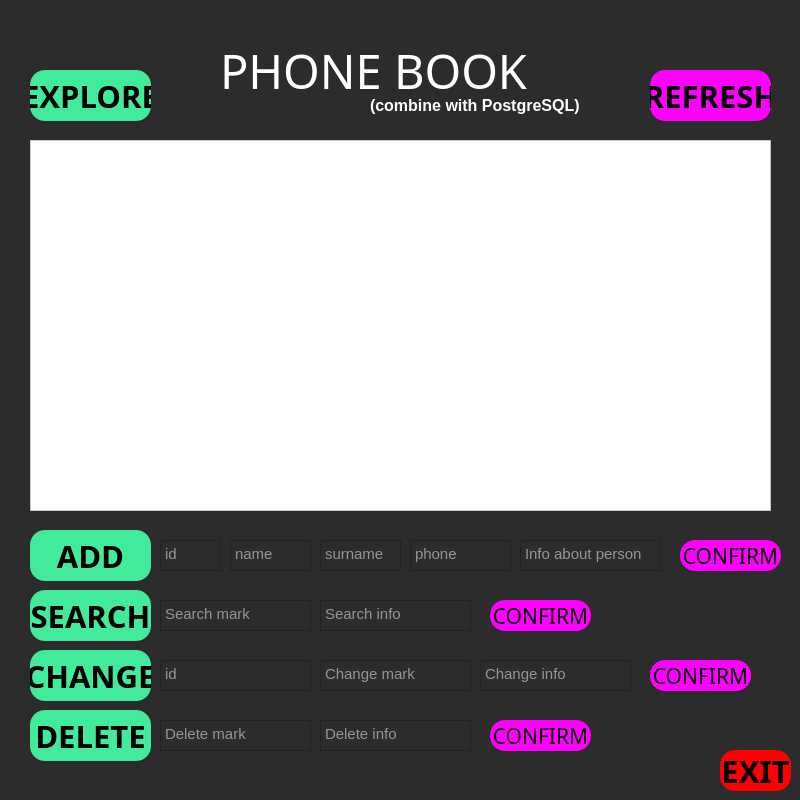
<?xml version="1.0" encoding="UTF-8"?>
<ui version="4.0">
 <class>Dialog</class>
 <widget class="QDialog" name="Dialog">
  <property name="geometry">
   <rect>
    <x>0</x>
    <y>0</y>
    <width>800</width>
    <height>800</height>
   </rect>
  </property>
  <property name="font">
   <font>
    <pointsize>11</pointsize>
   </font>
  </property>
  <property name="windowTitle">
   <string>Dialog</string>
  </property>
  <property name="styleSheet">
   <string notr="true">background-color: rgb(44, 44, 44);</string>
  </property>
  <widget class="QLabel" name="title">
   <property name="geometry">
    <rect>
     <x>220</x>
     <y>20</y>
     <width>411</width>
     <height>101</height>
    </rect>
   </property>
   <property name="font">
    <font>
     <family>Arial Black</family>
     <pointsize>35</pointsize>
    </font>
   </property>
   <property name="styleSheet">
    <string notr="true">color: rgb(255, 255, 255);
</string>
   </property>
   <property name="text">
    <string>PHONE BOOK</string>
   </property>
  </widget>
  <widget class="QPushButton" name="add_button">
   <property name="geometry">
    <rect>
     <x>30</x>
     <y>530</y>
     <width>121</width>
     <height>51</height>
    </rect>
   </property>
   <property name="font">
    <font>
     <family>Bahnschrift Condensed</family>
     <pointsize>23</pointsize>
     <bold>true</bold>
    </font>
   </property>
   <property name="styleSheet">
    <string notr="true">background-color: rgb(65, 235, 155);
border-radius: 15px;</string>
   </property>
   <property name="text">
    <string>ADD</string>
   </property>
  </widget>
  <widget class="QLabel" name="label">
   <property name="geometry">
    <rect>
     <x>370</x>
     <y>90</y>
     <width>211</width>
     <height>31</height>
    </rect>
   </property>
   <property name="font">
    <font>
     <family>Arial</family>
     <pointsize>12</pointsize>
     <bold>true</bold>
    </font>
   </property>
   <property name="styleSheet">
    <string notr="true">color: rgb(255, 255, 255);</string>
   </property>
   <property name="text">
    <string>(combine with PostgreSQL)</string>
   </property>
  </widget>
  <widget class="QTableWidget" name="tableWidget">
   <property name="geometry">
    <rect>
     <x>30</x>
     <y>140</y>
     <width>741</width>
     <height>371</height>
    </rect>
   </property>
   <property name="styleSheet">
    <string notr="true">background-color: rgb(255, 255, 255);</string>
   </property>
  </widget>
  <widget class="QPushButton" name="change_button">
   <property name="geometry">
    <rect>
     <x>30</x>
     <y>650</y>
     <width>121</width>
     <height>51</height>
    </rect>
   </property>
   <property name="font">
    <font>
     <family>Bahnschrift Condensed</family>
     <pointsize>23</pointsize>
     <bold>true</bold>
    </font>
   </property>
   <property name="styleSheet">
    <string notr="true">background-color: rgb(65, 235, 155);
border-radius: 15px;</string>
   </property>
   <property name="text">
    <string>CHANGE</string>
   </property>
  </widget>
  <widget class="QPushButton" name="search_button">
   <property name="geometry">
    <rect>
     <x>30</x>
     <y>590</y>
     <width>121</width>
     <height>51</height>
    </rect>
   </property>
   <property name="font">
    <font>
     <family>Bahnschrift Condensed</family>
     <pointsize>23</pointsize>
     <bold>true</bold>
    </font>
   </property>
   <property name="styleSheet">
    <string notr="true">background-color: rgb(65, 235, 155);
border-radius: 15px;</string>
   </property>
   <property name="text">
    <string>SEARCH</string>
   </property>
  </widget>
  <widget class="QPushButton" name="delete_button">
   <property name="geometry">
    <rect>
     <x>30</x>
     <y>710</y>
     <width>121</width>
     <height>51</height>
    </rect>
   </property>
   <property name="font">
    <font>
     <family>Bahnschrift Condensed</family>
     <pointsize>23</pointsize>
     <bold>true</bold>
    </font>
   </property>
   <property name="styleSheet">
    <string notr="true">background-color: rgb(65, 235, 155);
border-radius: 15px;</string>
   </property>
   <property name="text">
    <string>DELETE</string>
   </property>
  </widget>
  <widget class="QPushButton" name="exit_button">
   <property name="geometry">
    <rect>
     <x>720</x>
     <y>750</y>
     <width>71</width>
     <height>41</height>
    </rect>
   </property>
   <property name="font">
    <font>
     <family>Bahnschrift Condensed</family>
     <pointsize>23</pointsize>
     <bold>true</bold>
    </font>
   </property>
   <property name="styleSheet">
    <string notr="true">background-color: rgb(255, 0, 4);
border-radius: 15px;</string>
   </property>
   <property name="text">
    <string>EXIT</string>
   </property>
  </widget>
  <widget class="QPushButton" name="explore_button">
   <property name="geometry">
    <rect>
     <x>30</x>
     <y>70</y>
     <width>121</width>
     <height>51</height>
    </rect>
   </property>
   <property name="font">
    <font>
     <family>Bahnschrift Condensed</family>
     <pointsize>23</pointsize>
     <bold>true</bold>
    </font>
   </property>
   <property name="styleSheet">
    <string notr="true">background-color: rgb(65, 235, 155);
border-radius: 15px;</string>
   </property>
   <property name="text">
    <string>EXPLORE</string>
   </property>
  </widget>
  <widget class="QPushButton" name="refresh_button">
   <property name="geometry">
    <rect>
     <x>650</x>
     <y>70</y>
     <width>121</width>
     <height>51</height>
    </rect>
   </property>
   <property name="font">
    <font>
     <family>Bahnschrift Condensed</family>
     <pointsize>23</pointsize>
     <bold>true</bold>
    </font>
   </property>
   <property name="styleSheet">
    <string notr="true">background-color: rgb(255, 0, 255);
border-radius: 15px;</string>
   </property>
   <property name="text">
    <string>REFRESH</string>
   </property>
  </widget>
  <widget class="QTextEdit" name="id">
   <property name="geometry">
    <rect>
     <x>160</x>
     <y>540</y>
     <width>61</width>
     <height>31</height>
    </rect>
   </property>
   <property name="font">
    <font>
     <family>Arial</family>
     <pointsize>11</pointsize>
    </font>
   </property>
   <property name="styleSheet">
    <string notr="true">color: rgb(255, 255, 255);</string>
   </property>
   <property name="placeholderText">
    <string>id</string>
   </property>
  </widget>
  <widget class="QTextEdit" name="name">
   <property name="geometry">
    <rect>
     <x>230</x>
     <y>540</y>
     <width>81</width>
     <height>31</height>
    </rect>
   </property>
   <property name="font">
    <font>
     <family>Arial</family>
     <pointsize>11</pointsize>
    </font>
   </property>
   <property name="styleSheet">
    <string notr="true">color: rgb(255, 255, 255);</string>
   </property>
   <property name="placeholderText">
    <string>name</string>
   </property>
  </widget>
  <widget class="QTextEdit" name="surname">
   <property name="geometry">
    <rect>
     <x>320</x>
     <y>540</y>
     <width>81</width>
     <height>31</height>
    </rect>
   </property>
   <property name="font">
    <font>
     <family>Arial</family>
     <pointsize>11</pointsize>
    </font>
   </property>
   <property name="styleSheet">
    <string notr="true">color: rgb(255, 255, 255);</string>
   </property>
   <property name="placeholderText">
    <string>surname</string>
   </property>
  </widget>
  <widget class="QTextEdit" name="phone">
   <property name="geometry">
    <rect>
     <x>410</x>
     <y>540</y>
     <width>101</width>
     <height>31</height>
    </rect>
   </property>
   <property name="font">
    <font>
     <family>Arial</family>
     <pointsize>11</pointsize>
    </font>
   </property>
   <property name="styleSheet">
    <string notr="true">color: rgb(255, 255, 255);</string>
   </property>
   <property name="placeholderText">
    <string>phone</string>
   </property>
  </widget>
  <widget class="QTextEdit" name="about">
   <property name="geometry">
    <rect>
     <x>520</x>
     <y>540</y>
     <width>141</width>
     <height>31</height>
    </rect>
   </property>
   <property name="font">
    <font>
     <family>Arial</family>
     <pointsize>11</pointsize>
    </font>
   </property>
   <property name="styleSheet">
    <string notr="true">color: rgb(255, 255, 255);</string>
   </property>
   <property name="placeholderText">
    <string>Info about person</string>
   </property>
  </widget>
  <widget class="QPushButton" name="confirm_add_button">
   <property name="geometry">
    <rect>
     <x>680</x>
     <y>540</y>
     <width>101</width>
     <height>31</height>
    </rect>
   </property>
   <property name="font">
    <font>
     <family>Bahnschrift Condensed</family>
     <pointsize>16</pointsize>
     <bold>false</bold>
    </font>
   </property>
   <property name="styleSheet">
    <string notr="true">background-color: rgb(255, 0, 255);
border-radius: 15px;</string>
   </property>
   <property name="text">
    <string>CONFIRM</string>
   </property>
  </widget>
  <widget class="QTextEdit" name="search_tag">
   <property name="geometry">
    <rect>
     <x>160</x>
     <y>600</y>
     <width>151</width>
     <height>31</height>
    </rect>
   </property>
   <property name="font">
    <font>
     <family>Arial</family>
     <pointsize>11</pointsize>
    </font>
   </property>
   <property name="styleSheet">
    <string notr="true">color: rgb(255, 255, 255);</string>
   </property>
   <property name="placeholderText">
    <string>Search mark</string>
   </property>
  </widget>
  <widget class="QTextEdit" name="search_info">
   <property name="geometry">
    <rect>
     <x>320</x>
     <y>600</y>
     <width>151</width>
     <height>31</height>
    </rect>
   </property>
   <property name="font">
    <font>
     <family>Arial</family>
     <pointsize>11</pointsize>
    </font>
   </property>
   <property name="styleSheet">
    <string notr="true">color: rgb(255, 255, 255);</string>
   </property>
   <property name="placeholderText">
    <string>Search info</string>
   </property>
  </widget>
  <widget class="QPushButton" name="confirm_search_button">
   <property name="geometry">
    <rect>
     <x>490</x>
     <y>600</y>
     <width>101</width>
     <height>31</height>
    </rect>
   </property>
   <property name="font">
    <font>
     <family>Bahnschrift Condensed</family>
     <pointsize>16</pointsize>
     <bold>false</bold>
    </font>
   </property>
   <property name="styleSheet">
    <string notr="true">background-color: rgb(255, 0, 255);
border-radius: 15px;</string>
   </property>
   <property name="text">
    <string>CONFIRM</string>
   </property>
  </widget>
  <widget class="QTextEdit" name="delete_tag">
   <property name="geometry">
    <rect>
     <x>160</x>
     <y>720</y>
     <width>151</width>
     <height>31</height>
    </rect>
   </property>
   <property name="font">
    <font>
     <family>Arial</family>
     <pointsize>11</pointsize>
    </font>
   </property>
   <property name="styleSheet">
    <string notr="true">color: rgb(255, 255, 255);</string>
   </property>
   <property name="placeholderText">
    <string>Delete mark</string>
   </property>
  </widget>
  <widget class="QTextEdit" name="delete_info">
   <property name="geometry">
    <rect>
     <x>320</x>
     <y>720</y>
     <width>151</width>
     <height>31</height>
    </rect>
   </property>
   <property name="font">
    <font>
     <family>Arial</family>
     <pointsize>11</pointsize>
    </font>
   </property>
   <property name="styleSheet">
    <string notr="true">color: rgb(255, 255, 255);</string>
   </property>
   <property name="placeholderText">
    <string>Delete info</string>
   </property>
  </widget>
  <widget class="QPushButton" name="confirm_delete_button">
   <property name="geometry">
    <rect>
     <x>490</x>
     <y>720</y>
     <width>101</width>
     <height>31</height>
    </rect>
   </property>
   <property name="font">
    <font>
     <family>Bahnschrift Condensed</family>
     <pointsize>16</pointsize>
     <bold>false</bold>
    </font>
   </property>
   <property name="styleSheet">
    <string notr="true">background-color: rgb(255, 0, 255);
border-radius: 15px;</string>
   </property>
   <property name="text">
    <string>CONFIRM</string>
   </property>
  </widget>
  <widget class="QTextEdit" name="change_tag">
   <property name="geometry">
    <rect>
     <x>320</x>
     <y>660</y>
     <width>151</width>
     <height>31</height>
    </rect>
   </property>
   <property name="font">
    <font>
     <family>Arial</family>
     <pointsize>11</pointsize>
    </font>
   </property>
   <property name="styleSheet">
    <string notr="true">color: rgb(255, 255, 255);</string>
   </property>
   <property name="placeholderText">
    <string>Change mark</string>
   </property>
  </widget>
  <widget class="QTextEdit" name="change_info">
   <property name="geometry">
    <rect>
     <x>480</x>
     <y>660</y>
     <width>151</width>
     <height>31</height>
    </rect>
   </property>
   <property name="font">
    <font>
     <family>Arial</family>
     <pointsize>11</pointsize>
    </font>
   </property>
   <property name="styleSheet">
    <string notr="true">color: rgb(255, 255, 255);</string>
   </property>
   <property name="placeholderText">
    <string>Change info</string>
   </property>
  </widget>
  <widget class="QPushButton" name="confirm_change_button">
   <property name="geometry">
    <rect>
     <x>650</x>
     <y>660</y>
     <width>101</width>
     <height>31</height>
    </rect>
   </property>
   <property name="font">
    <font>
     <family>Bahnschrift Condensed</family>
     <pointsize>16</pointsize>
     <bold>false</bold>
    </font>
   </property>
   <property name="styleSheet">
    <string notr="true">background-color: rgb(255, 0, 255);
border-radius: 15px;</string>
   </property>
   <property name="text">
    <string>CONFIRM</string>
   </property>
  </widget>
  <widget class="QTextEdit" name="change_id_person">
   <property name="geometry">
    <rect>
     <x>160</x>
     <y>660</y>
     <width>151</width>
     <height>31</height>
    </rect>
   </property>
   <property name="font">
    <font>
     <family>Arial</family>
     <pointsize>11</pointsize>
    </font>
   </property>
   <property name="styleSheet">
    <string notr="true">color: rgb(255, 255, 255);</string>
   </property>
   <property name="placeholderText">
    <string>id</string>
   </property>
  </widget>
 </widget>
 <resources/>
 <connections/>
</ui>
